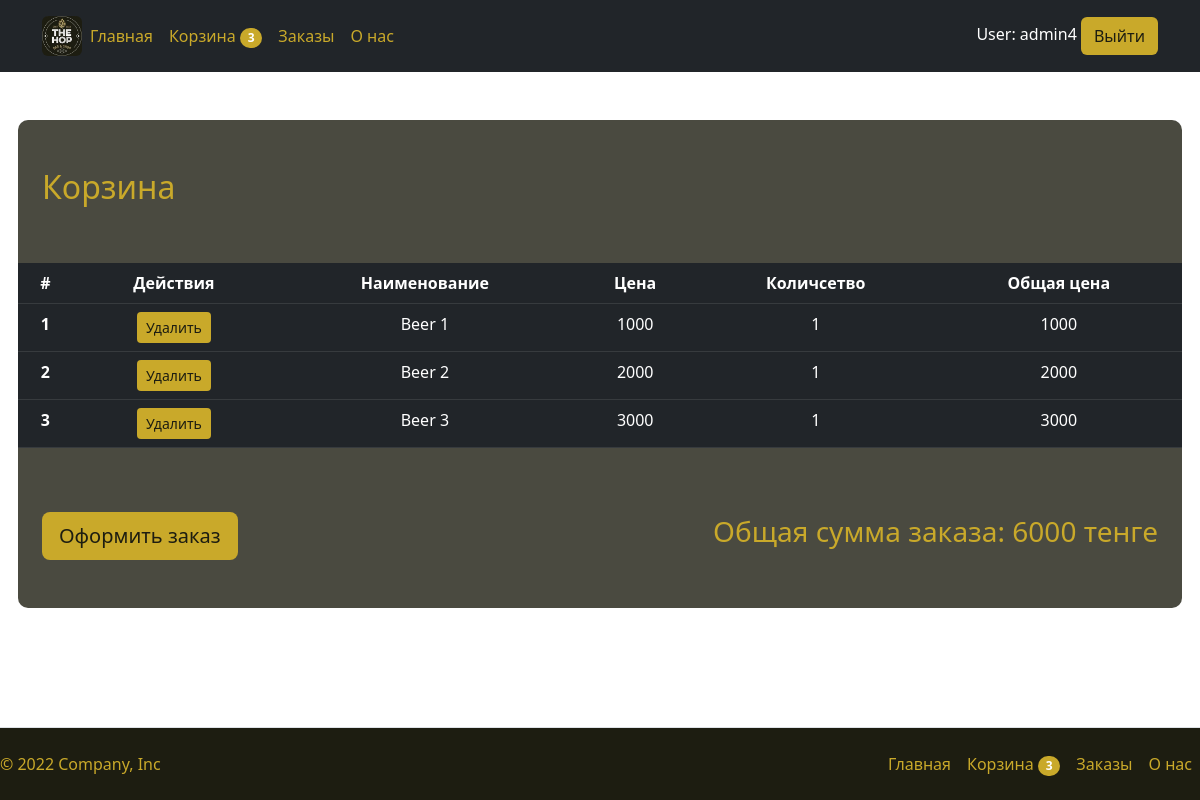
Page /cart/ (signed in) on the earlier database version.
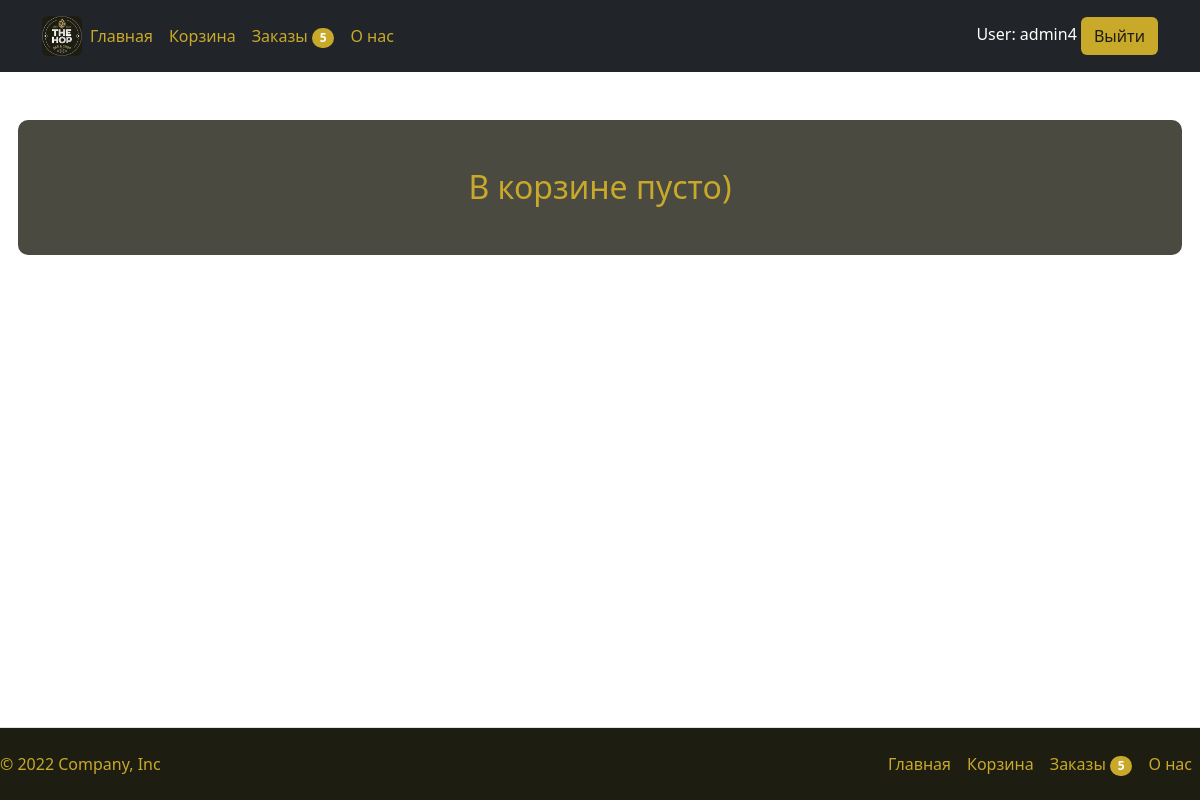
Same page on the later database version.
### products/models.py (models this page shows, shortened)
class Cart(models.Model):
    id = models.UUIDField(default=uuid.uuid4, primary_key=True)
    user = models.ForeignKey(User, on_delete=models.CASCADE)
    completed = models.BooleanField(default=False)
    @property
    def total_price(self):
        cartRows = self.cartRows.all()
        total = sum([item.price for item in cartRows])
        return total
    @property
    def num_of_items(self):
        cartRows = self.cartRows.all()
        quantity = sum([item.quantity for item in cartRows])
        return quantity

class CartProduct(models.Model):
    product = models.ForeignKey(Product, on_delete=models.CASCADE, related_name='items')
    cart = models.ForeignKey(Cart, on_delete=models.CASCADE, related_name="cartRows")
    quantity = models.IntegerField(default=0)
    @property
    def price(self):
        new_price = self.product.price * self.quantity
        return new_price

class Product(models.Model):
    id = models.AutoField(primary_key=True)
    name = models.CharField(max_length=100)
    description = models.CharField(max_length=256)
    image = models.ImageField(upload_to="media")
    price = models.DecimalField(decimal_places=0, max_digits=6)
    class Meta:
        db_table = "gallery"

### products/views.py (the view)
# urls.py: path('cart/', views.cart, name='cart'),
def cart(request):
    cart = None
    cartRows = []
    orders = []
    if request.user.is_authenticated:
        cart, created = Cart.objects.get_or_create(user=request.user, completed=False)
        cartRows = cart.cartRows.all()
        orders = Order.objects.all().filter(user=request.user)
    context = {
        "cart": cart,
        "cartRows": cartRows,
        "orders": orders
    }
    return render(request, "landing/cart.html", context)

### templates/landing/cart.html
{% extends "landing/base.html" %}
{% block content %}
{% load static %}
<div class="container mt-5">
  <div class="row g-5 bg-hop-light mt-5" id="cart-container">
    {% if cartRows %}
      <h2 class="hop-text-contrast-color">Корзина</h2>
      <table class="table table-dark table-stripped text-center">
        <thead>
          <tr>
            <th>#</th>
            <th>Действия</th>
            <th>Наименование</th>
            <th>Цена</th>
            <th>Количсетво</th>
            <th>Общая цена</th>
          </tr>
        </thead>
        <tbody>
          {% for cartRow in cartRows %}
            <tr id="product-tr-{{ cartRow.product.id }}">
              <th>{{ forloop.counter }}</th>
              <td><button class="btn btn-sm btn-hop delete-from-cart-btn" value="{{ cartRow.product.id }}">Удалить</button></td>
              <td>{{ cartRow.product.name }}</td>
              <td>{{ cartRow.product.price }}</td>
              <td>{{ cartRow.quantity }}</td>
              <td>{{ cartRow.price }}</td>
            </tr>
          {% endfor %}
        </tbody>
      </table>
      <div class="d-flex justify-content-between align-items-center mb-5">
        <a href="{% url 'checkout' %}" class="btn btn-lg btn-hop">Оформить заказ</a>
        <h3 class="hop-text-contrast-color">Общая сумма заказа: {{ cart.total_price }} тенге</h3>
      </div>
    {% else %}
      <h2 class="hop-text-contrast-color mb-5 text-center">В корзине пусто)</h2>
    {% endif %}
  </div>
</div>
{% endblock %}

### templates/landing/header.html
{% load static %}
<header class="p-3 text-bg-dark">
    <div class="container">
        <div class="d-flex flex-wrap align-items-center justify-content-center justify-content-lg-start">
            <a href="{% url 'main' %}" class="d-flex align-items-center mb-2 mb-lg-0 text-decoration-none">
                <img class="rounded" height="40px" src="{% static 'images/logo.png' %}"/>
            </a>
            <ul class="nav col-12 col-lg-auto me-lg-auto mb-2 justify-content-center mb-md-0">
                <li><a href="{% url 'main' %}" class="nav-link px-2 hop-link">Главная</a></li>
                {% if not user.is_superuser and user.is_authenticated %}
                    <li>
                        <a href="{% url 'cart' %}" class="nav-link px-2 hop-link">
                            Корзина
                            {% if cart.num_of_items != 0 %}
                                <span class="badge hop-contrast-background-color rounded-pill" id="num_of_items">
                                    {{ cart.num_of_items }}
                                </span>
                            {% endif %}
                        </a>
                    </li>
                    <li>
                        <a href="{% url 'orders_list' %}" class="nav-link px-2 hop-link">
                            Заказы
                            {% if orders|length != 0 %}
                                <span class="badge hop-contrast-background-color rounded-pill">
                                    {{ orders|length }}
                                </span>
                            {% endif %}
                        </a>
                    </li>
                {% endif %}
                <li><a href="{% url 'about_us' %}" class="nav-link px-2 hop-link">О нас</a></li>
            </ul>
            <div class="text-end">
                {% if user.is_authenticated %}
                    User: {{ user }}
                    <a class="btn btn-hop" href="/users/logout">Выйти</a>
                {% else %}
                    <a class="btn btn-hop" href="/users/auth">Авторизация</a>
                    <a class="btn btn-hop" href="/users/register">Регистрация</a>
                {% endif %}
            </div>
        </div>
    </div>
</header>

### templates/landing/footer.html
<footer class="d-flex flex-wrap justify-content-between align-items-center py-3 mt-4 border-top hop-main-background-color fixed-bottom">
    <p class="col-md-4 mb-0 text-muted hop-text-contrast-color">© 2022 Company, Inc</p>
    <a href="/" class="col-md-4 d-flex align-items-center justify-content-center mb-3 mb-md-0 me-md-auto link-dark text-decoration-none">
      <svg class="bi me-2" width="40" height="32"><use xlink:href="#bootstrap"></use></svg>
    </a>
    <ul class="nav col-md-4 justify-content-end">
        <li><a href="{% url 'main' %}" class="nav-link px-2 hop-link">Главная</a></li>
        {% if not user.is_superuser and user.is_authenticated %}
            <li>
                <a href="{% url 'cart' %}" class="nav-link px-2 hop-link">
                    Корзина
                    {% if cart.num_of_items != 0 %}
                        <span class="badge hop-contrast-background-color rounded-pill" id="num_of_items">
                            {{ cart.num_of_items }}
                        </span>
                    {% endif %}
                </a>
            </li>
            <li>
                <a href="{% url 'orders_list' %}" class="nav-link px-2 hop-link">
                    Заказы
                    {% if orders|length != 0 %}
                        <span class="badge hop-contrast-background-color rounded-pill">
                            {{ orders|length }}
                        </span>
                    {% endif %}
                </a>
            </li>
        {% endif %}
        <li><a href="{% url 'about_us' %}" class="nav-link px-2 hop-link">О нас</a></li>
    </ul>
  </footer>

Differences in the rows shown:
no longer on this page (row unchanged): Cart: num_of_items "3", total_price "6000"
removed CartProduct: product.name "Beer 1", product.price "1000", quantity "1", price "1000"
removed CartProduct: product.name "Beer 2", product.price "2000", quantity "1", price "2000"
removed CartProduct: product.name "Beer 3", product.price "3000", quantity "1", price "3000"
Other differences:
{{ orders|length }}: (not shown) → "5"
text no longer shown: "Корзина # Действия Наименование Цена Количсетво Общая цена Оформить заказ Общая сумма заказа: тенге"
text now shown: "В корзине пусто)"
